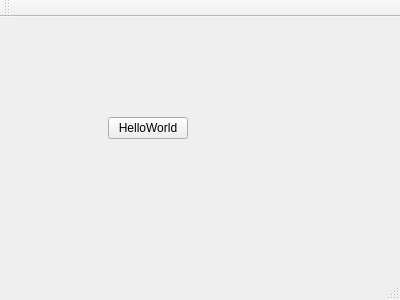
<?xml version="1.0" encoding="UTF-8"?>
<ui version="4.0">
 <class>MainWindow</class>
 <widget class="QMainWindow" name="MainWindow">
  <property name="geometry">
   <rect>
    <x>0</x>
    <y>0</y>
    <width>400</width>
    <height>300</height>
   </rect>
  </property>
  <property name="windowTitle">
   <string>MainWindow</string>
  </property>
  <widget class="QWidget" name="centralWidget">
   <widget class="QWidget" name="">
    <property name="geometry">
     <rect>
      <x>50</x>
      <y>50</y>
      <width>195</width>
      <height>123</height>
     </rect>
    </property>
    <layout class="QVBoxLayout" name="verticalLayout">
     <item>
      <spacer name="verticalSpacer_2">
       <property name="orientation">
        <enum>Qt::Vertical</enum>
       </property>
       <property name="sizeHint" stdset="0">
        <size>
         <width>20</width>
         <height>40</height>
        </size>
       </property>
      </spacer>
     </item>
     <item>
      <layout class="QHBoxLayout" name="horizontalLayout">
       <item>
        <spacer name="horizontalSpacer">
         <property name="orientation">
          <enum>Qt::Horizontal</enum>
         </property>
         <property name="sizeHint" stdset="0">
          <size>
           <width>40</width>
           <height>20</height>
          </size>
         </property>
        </spacer>
       </item>
       <item>
        <widget class="QPushButton" name="pushButton">
         <property name="text">
          <string>HelloWorld</string>
         </property>
        </widget>
       </item>
       <item>
        <spacer name="horizontalSpacer_2">
         <property name="orientation">
          <enum>Qt::Horizontal</enum>
         </property>
         <property name="sizeHint" stdset="0">
          <size>
           <width>40</width>
           <height>20</height>
          </size>
         </property>
        </spacer>
       </item>
      </layout>
     </item>
     <item>
      <spacer name="verticalSpacer">
       <property name="orientation">
        <enum>Qt::Vertical</enum>
       </property>
       <property name="sizeHint" stdset="0">
        <size>
         <width>20</width>
         <height>40</height>
        </size>
       </property>
      </spacer>
     </item>
    </layout>
   </widget>
  </widget>
  <widget class="QMenuBar" name="menuBar">
   <property name="geometry">
    <rect>
     <x>0</x>
     <y>0</y>
     <width>400</width>
     <height>25</height>
    </rect>
   </property>
  </widget>
  <widget class="QToolBar" name="mainToolBar">
   <attribute name="toolBarArea">
    <enum>TopToolBarArea</enum>
   </attribute>
   <attribute name="toolBarBreak">
    <bool>false</bool>
   </attribute>
  </widget>
  <widget class="QStatusBar" name="statusBar"/>
 </widget>
 <layoutdefault spacing="6" margin="11"/>
 <resources/>
 <connections/>
</ui>
